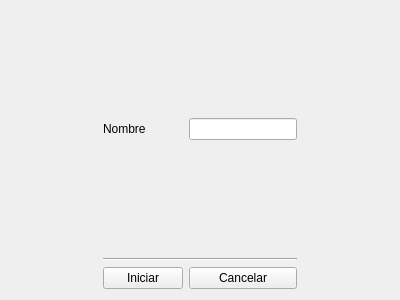
<?xml version="1.0" encoding="UTF-8"?>
<ui version="4.0">
 <class>Form</class>
 <widget class="QWidget" name="Form">
  <property name="enabled">
   <bool>true</bool>
  </property>
  <property name="geometry">
   <rect>
    <x>0</x>
    <y>0</y>
    <width>400</width>
    <height>300</height>
   </rect>
  </property>
  <property name="windowTitle">
   <string>Form</string>
  </property>
  <layout class="QGridLayout" name="gridLayout">
   <item row="4" column="2">
    <widget class="QPushButton" name="pushButton">
     <property name="text">
      <string>Iniciar</string>
     </property>
    </widget>
   </item>
   <item row="4" column="3">
    <widget class="QPushButton" name="pushButton_2">
     <property name="text">
      <string>Cancelar</string>
     </property>
    </widget>
   </item>
   <item row="3" column="2" colspan="2">
    <widget class="Line" name="line">
     <property name="orientation">
      <enum>Qt::Horizontal</enum>
     </property>
    </widget>
   </item>
   <item row="1" column="0" rowspan="4">
    <spacer name="horizontalSpacer">
     <property name="orientation">
      <enum>Qt::Horizontal</enum>
     </property>
     <property name="sizeHint" stdset="0">
      <size>
       <width>40</width>
       <height>20</height>
      </size>
     </property>
    </spacer>
   </item>
   <item row="1" column="4" rowspan="4">
    <spacer name="horizontalSpacer_2">
     <property name="orientation">
      <enum>Qt::Horizontal</enum>
     </property>
     <property name="sizeHint" stdset="0">
      <size>
       <width>40</width>
       <height>20</height>
      </size>
     </property>
    </spacer>
   </item>
   <item row="1" column="3">
    <widget class="QLineEdit" name="lineEdit"/>
   </item>
   <item row="1" column="2">
    <widget class="QLabel" name="label">
     <property name="text">
      <string>Nombre</string>
     </property>
    </widget>
   </item>
   <item row="0" column="2" colspan="2">
    <spacer name="verticalSpacer">
     <property name="orientation">
      <enum>Qt::Vertical</enum>
     </property>
     <property name="sizeHint" stdset="0">
      <size>
       <width>20</width>
       <height>40</height>
      </size>
     </property>
    </spacer>
   </item>
   <item row="2" column="2" colspan="2">
    <spacer name="verticalSpacer_2">
     <property name="orientation">
      <enum>Qt::Vertical</enum>
     </property>
     <property name="sizeHint" stdset="0">
      <size>
       <width>20</width>
       <height>40</height>
      </size>
     </property>
    </spacer>
   </item>
  </layout>
 </widget>
 <resources/>
 <connections/>
</ui>
